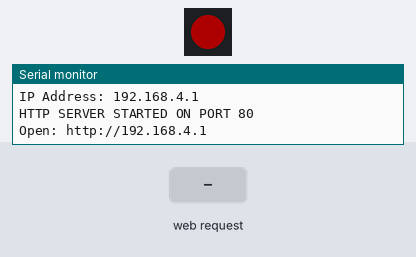
This sketch was run on a simulated ESP32-S3. Shown: 1 RGB LEDs in strip order, left to right, the last lines printed to the serial monitor. The inputs (shaded band) are chosen by the test bench. Dim RGB values are drawn brighter than linear.

Above: at 1.2 s.
1.3 s: HTTP request GET /robot/status?state=1 received
At 2.4 s:
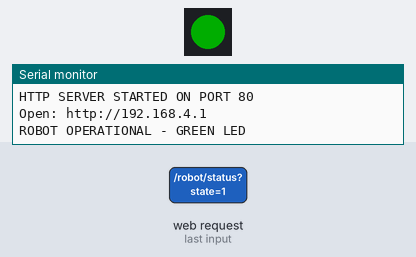
2.8 s: HTTP request GET /robot/status?state=0 received
At 3.6 s:
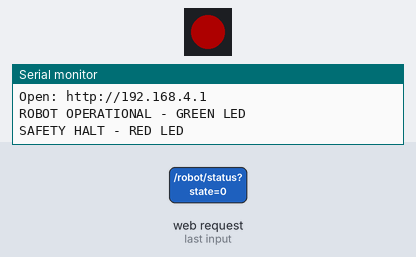
Timing chart, 0 to 5.8 s (numbered marks = the images above; inputs shaded):
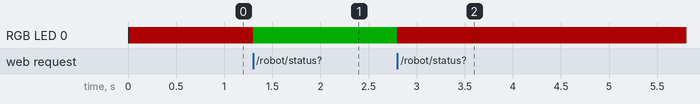

Measured:
- after the input at 1.3 s, RGB LED 0: RGB(50, 0, 0) → RGB(0, 50, 0) at once
- after the input at 2.8 s, RGB LED 0: RGB(0, 50, 0) → RGB(50, 0, 0) at once

The sketch:

Ayesha_hameed_010.ino
```cpp
#include <WiFi.h>
#include <WebServer.h>
#include <Adafruit_NeoPixel.h>

#define LED_PIN 48
#define NUM_LEDS 1

Adafruit_NeoPixel led(NUM_LEDS, LED_PIN, NEO_GRB + NEO_KHZ800);

const char* ssid = "RGB-TEST";
const char* password = "12345678";

WebServer server(80);
bool robotRunning = false;

void setRobotState(bool running) {
  robotRunning = running;

  if (running) {
    led.setPixelColor(0, led.Color(0, 255, 0));
    Serial.println("ROBOT OPERATIONAL - GREEN LED");
  } else {
    led.setPixelColor(0, led.Color(255, 0, 0));
    Serial.println("SAFETY HALT - RED LED");
  }

  led.show();
}

const char webpage[] PROGMEM = R"rawliteral(
<!DOCTYPE html>
<html lang="en">
<head>
<meta charset="UTF-8">
<meta name="viewport" content="width=device-width, initial-scale=1">
<title>Ayesha | Robot Control</title>

<style>
* {
  box-sizing: border-box;
}

body {
  margin: 0;
  min-height: 100vh;
  background: linear-gradient(135deg, #210b46, #602080, #ba438e);
  color: white;
  font-family: Arial, sans-serif;
  display: flex;
  align-items: center;
  justify-content: center;
  padding: 20px;
}

.card {
  width: 100%;
  max-width: 460px;
  padding: 35px 25px;
  text-align: center;
  background: rgba(255,255,255,0.12);
  border: 1px solid rgba(255,255,255,0.25);
  border-radius: 24px;
  box-shadow: 0 15px 45px rgba(0,0,0,0.3);
}

h1 {
  font-size: 29px;
  margin-bottom: 10px;
}

.subtitle {
  color: #f5d0fe;
  font-size: 15px;
}

.student {
  margin-top: 25px;
  padding: 16px;
  background: rgba(255,255,255,0.13);
  border-radius: 14px;
  font-size: 21px;
  font-weight: bold;
  color: #fbcfe8;
  letter-spacing: 1px;
}

.status-box {
  margin: 25px 0;
  padding: 22px 10px;
  background: rgba(0,0,0,0.2);
  border-radius: 16px;
}

.status-label {
  font-size: 13px;
  color: #e9d5ff;
  margin-bottom: 12px;
}

.status {
  font-size: 19px;
  font-weight: bold;
}

.green {
  color: #86efac;
}

.red {
  color: #fda4af;
}

button {
  display: block;
  width: 100%;
  padding: 18px;
  margin: 14px 0;
  border: none;
  border-radius: 12px;
  color: white;
  font-size: 17px;
  font-weight: bold;
  cursor: pointer;
  transition: 0.2s;
}

.start {
  background: linear-gradient(90deg, #059669, #34d399);
  box-shadow: 0 5px 20px #05966955;
}

.stop {
  background: linear-gradient(90deg, #e11d48, #fb7185);
  box-shadow: 0 5px 20px #e11d4855;
}

button:active {
  transform: scale(0.97);
}

#message {
  color: #f5d0fe;
  font-size: 14px;
  min-height: 20px;
}

.footer {
  margin-top: 25px;
  padding-top: 18px;
  border-top: 1px solid #ffffff33;
  color: #e9d5ff;
  font-size: 12px;
}
</style>
</head>

<body>
<div class="card">

<h1>ROBOT CONTROL</h1>

<p class="subtitle">
ESP32 Wireless Control System
</p>

<div class="student">
AYESHA
</div>

<div class="status-box">
  <div class="status-label">CURRENT ROBOT STATUS</div>
  <div id="status" class="status">Loading...</div>
</div>

<button class="start" onclick="control(1)">
START ROBOT
</button>

<button class="stop" onclick="control(0)">
SAFETY HALT
</button>

<p id="message"></p>

<div class="footer">
ESP32-S3 | Wireless Dashboard | Port 80
</div>

</div>

<script>
async function refreshStatus() {
  try {
    const response = await fetch('/robot/status');

    if (!response.ok) {
      throw new Error('Server Error');
    }

    const data = await response.json();
    const status = document.getElementById('status');

    if (data.running) {
      status.textContent = 'OPERATIONAL - GREEN LED';
      status.className = 'status green';
    } else {
      status.textContent = 'SAFETY HALT - RED LED';
      status.className = 'status red';
    }

  } catch (error) {
    document.getElementById('message').textContent =
      'Network Error';
  }
}

async function control(state) {
  try {
    const response = await fetch(
      '/robot/status?state=' + state
    );

    if (!response.ok) {
      throw new Error('Command Failed');
    }

    document.getElementById('message').textContent =
      'Command Successful';

    await refreshStatus();

  } catch (error) {
    document.getElementById('message').textContent =
      'Network Error';
  }
}

refreshStatus();
setInterval(refreshStatus, 2000);
</script>

</body>
</html>
)rawliteral";

void handleRobotStatus() {
  if (server.hasArg("state")) {
    String state = server.arg("state");

    if (state == "1") {
      setRobotState(true);
    } else if (state == "0") {
      setRobotState(false);
    } else {
      server.send(
        400,
        "application/json",
        "{\"error\":\"Invalid state\"}"
      );
      return;
    }
  }

  String response = "{\"running\":";
  response += robotRunning ? "true" : "false";
  response += "}";

  server.send(200, "application/json", response);
}

void setup() {
  Serial.begin(115200);

  led.begin();
  led.setBrightness(50);
  setRobotState(false);

  WiFi.mode(WIFI_AP);

  bool started = WiFi.softAP(
    ssid,
    password,
    1,
    0,
    4
  );

  if (!started) {
    Serial.println("WiFi Access Point Failed");
    return;
  }

  Serial.println();
  Serial.println("================================");
  Serial.println("ESP32 ROBOT CONTROL");
  Serial.println("Name: Ayesha");
  Serial.println("================================");

  Serial.println("WiFi Access Point Started");

  Serial.print("Network Name: ");
  Serial.println(ssid);

  Serial.print("IP Address: ");
  Serial.println(WiFi.softAPIP());

  server.on("/", HTTP_GET, []() {
    server.send_P(200, "text/html", webpage);
  });

  server.on(
    "/robot/status",
    HTTP_GET,
    handleRobotStatus
  );

  server.onNotFound([]() {
    server.send(
      404,
      "text/plain",
      "Page Not Found"
    );
  });

  server.begin();

  Serial.println("HTTP SERVER STARTED ON PORT 80");
  Serial.println("Open: http://192.168.4.1");
}

void loop() {
  server.handleClient();
}
```
